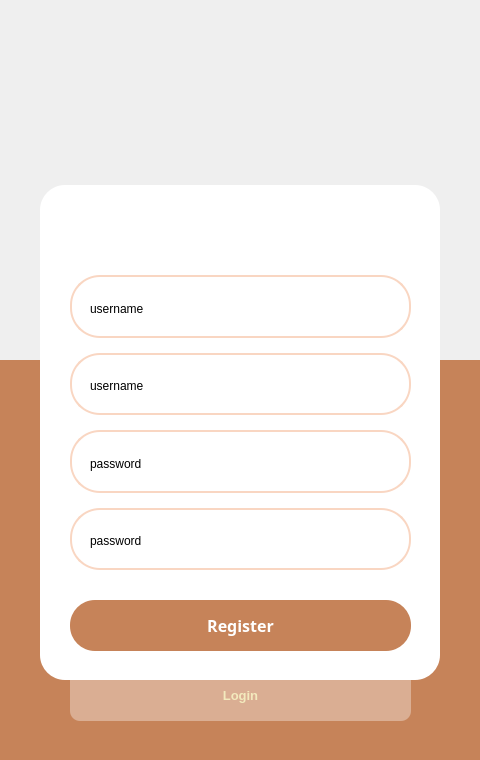
<?xml version="1.0" encoding="UTF-8"?>
<ui version="4.0">
 <class>Login</class>
 <widget class="QWidget" name="Login">
  <property name="geometry">
   <rect>
    <x>0</x>
    <y>0</y>
    <width>480</width>
    <height>760</height>
   </rect>
  </property>
  <property name="windowTitle">
   <string>Form</string>
  </property>
  <property name="layoutDirection">
   <enum>Qt::LayoutDirection::LeftToRight</enum>
  </property>
  <property name="autoFillBackground">
   <bool>false</bool>
  </property>
  <property name="styleSheet">
   <string notr="true"/>
  </property>
  <widget class="QStackedWidget" name="stackedWidget">
   <property name="geometry">
    <rect>
     <x>0</x>
     <y>0</y>
     <width>480</width>
     <height>760</height>
    </rect>
   </property>
   <property name="currentIndex">
    <number>1</number>
   </property>
   <widget class="QWidget" name="page_1">
    <widget class="QPushButton" name="RegisterButton_1">
     <property name="geometry">
      <rect>
       <x>70</x>
       <y>670</y>
       <width>341</width>
       <height>51</height>
      </rect>
     </property>
     <property name="font">
      <font>
       <pointsize>10</pointsize>
       <bold>true</bold>
      </font>
     </property>
     <property name="styleSheet">
      <string notr="true"> QPushButton {
      background-color: rgba(255, 255, 255, 0.35);
      border: none; 
      border-radius: 10px; 
      color: #f3eabd;
      padding: 5px 10px; 
      transition: background-color 0.35s linear;
  } 
QPushButton:hover {
	   color:  #c68359;
       background-color: #f3eabd;
       border: none; 
 }</string>
     </property>
     <property name="text">
      <string>Register</string>
     </property>
    </widget>
    <widget class="QLabel" name="BgUnder_1">
     <property name="geometry">
      <rect>
       <x>0</x>
       <y>360</y>
       <width>480</width>
       <height>400</height>
      </rect>
     </property>
     <property name="styleSheet">
      <string notr="true">QLabel {
	background-color: #c68359;
}</string>
     </property>
     <property name="text">
      <string/>
     </property>
    </widget>
    <widget class="QLabel" name="BgBelow_1">
     <property name="geometry">
      <rect>
       <x>0</x>
       <y>0</y>
       <width>480</width>
       <height>360</height>
      </rect>
     </property>
     <property name="text">
      <string/>
     </property>
     <property name="alignment">
      <set>Qt::AlignmentFlag::AlignCenter</set>
     </property>
    </widget>
    <widget class="QGroupBox" name="groupBox_1">
     <property name="geometry">
      <rect>
       <x>40</x>
       <y>300</y>
       <width>400</width>
       <height>380</height>
      </rect>
     </property>
     <property name="font">
      <font>
       <family>Segoe UI</family>
       <pointsize>9</pointsize>
       <italic>false</italic>
       <bold>false</bold>
      </font>
     </property>
     <property name="autoFillBackground">
      <bool>false</bool>
     </property>
     <property name="styleSheet">
      <string notr="true">QGroupBox {
   border: none;             
   border-radius: 25px;           
   background-color: white;        
   margin-top: 5px;                
}


</string>
     </property>
     <property name="title">
      <string/>
     </property>
     <property name="alignment">
      <set>Qt::AlignmentFlag::AlignCenter</set>
     </property>
     <widget class="QPushButton" name="LoginButton_1">
      <property name="geometry">
       <rect>
        <x>30</x>
        <y>290</y>
        <width>341</width>
        <height>51</height>
       </rect>
      </property>
      <property name="font">
       <font>
        <family>Segoe UI Semibold</family>
        <pointsize>12</pointsize>
        <bold>true</bold>
       </font>
      </property>
      <property name="styleSheet">
       <string notr="true">QPushButton {
		color: white;
		border: none;
		border-radius: 25px;
		background-color: #c68359;
}
QPushButton:hover {
		color: #c68359;
		border: 2px solid #c68359;
		background-color: white;
}</string>
      </property>
      <property name="text">
       <string>Login</string>
      </property>
     </widget>
     <widget class="QLabel" name="Logo_1">
      <property name="geometry">
       <rect>
        <x>160</x>
        <y>20</y>
        <width>80</width>
        <height>60</height>
       </rect>
      </property>
      <property name="text">
       <string/>
      </property>
     </widget>
     <widget class="QWidget" name="layoutWidget_3">
      <property name="geometry">
       <rect>
        <x>30</x>
        <y>90</y>
        <width>341</width>
        <height>154</height>
       </rect>
      </property>
      <layout class="QVBoxLayout" name="verticalLayout_1">
       <property name="spacing">
        <number>10</number>
       </property>
       <item>
        <widget class="QGroupBox" name="usernameGB_1">
         <property name="styleSheet">
          <string notr="true">QGroupBox {
	   border: 2px solid #f9d6c2;
  	   border-radius: 30px;
       background-color: transparent;
} </string>
         </property>
         <property name="title">
          <string/>
         </property>
         <property name="flat">
          <bool>true</bool>
         </property>
         <property name="checkable">
          <bool>false</bool>
         </property>
         <layout class="QHBoxLayout" name="horizontalLayout_5">
          <property name="leftMargin">
           <number>20</number>
          </property>
          <property name="topMargin">
           <number>16</number>
          </property>
          <property name="rightMargin">
           <number>20</number>
          </property>
          <property name="bottomMargin">
           <number>12</number>
          </property>
          <item>
           <widget class="QLabel" name="username_1">
            <property name="text">
             <string>username</string>
            </property>
           </widget>
          </item>
          <item>
           <widget class="QLineEdit" name="userLine_1">
            <property name="minimumSize">
             <size>
              <width>0</width>
              <height>30</height>
             </size>
            </property>
            <property name="autoFillBackground">
             <bool>false</bool>
            </property>
            <property name="styleSheet">
             <string notr="true">QLineEdit {
	border: none;
	font-size: 16px;
	background: transparent;
	color: black;
}</string>
            </property>
            <property name="text">
             <string/>
            </property>
           </widget>
          </item>
         </layout>
        </widget>
       </item>
       <item>
        <widget class="QGroupBox" name="passwordGB_1">
         <property name="styleSheet">
          <string notr="true">QGroupBox {
	   border: 2px solid #f9d6c2;
  	   border-radius: 30px;
       background-color: transparent;
} </string>
         </property>
         <property name="title">
          <string/>
         </property>
         <layout class="QHBoxLayout" name="horizontalLayout_6">
          <property name="leftMargin">
           <number>20</number>
          </property>
          <property name="topMargin">
           <number>16</number>
          </property>
          <property name="rightMargin">
           <number>20</number>
          </property>
          <property name="bottomMargin">
           <number>12</number>
          </property>
          <item>
           <widget class="QLabel" name="password_1">
            <property name="text">
             <string>password</string>
            </property>
           </widget>
          </item>
          <item>
           <widget class="QLineEdit" name="passLine_1">
            <property name="minimumSize">
             <size>
              <width>0</width>
              <height>30</height>
             </size>
            </property>
            <property name="styleSheet">
             <string notr="true">QLineEdit {
	border: none;
	font-size: 16px;
	background: transparent;
	color: black;
}</string>
            </property>
           </widget>
          </item>
         </layout>
        </widget>
       </item>
      </layout>
     </widget>
    </widget>
    <zorder>BgUnder_1</zorder>
    <zorder>RegisterButton_1</zorder>
    <zorder>BgBelow_1</zorder>
    <zorder>groupBox_1</zorder>
   </widget>
   <widget class="QWidget" name="page_2">
    <widget class="QLabel" name="BgUnder_2">
     <property name="geometry">
      <rect>
       <x>0</x>
       <y>360</y>
       <width>480</width>
       <height>400</height>
      </rect>
     </property>
     <property name="styleSheet">
      <string notr="true">QLabel {
	background-color: #c68359;
}</string>
     </property>
     <property name="text">
      <string/>
     </property>
    </widget>
    <widget class="QGroupBox" name="groupBox_2">
     <property name="geometry">
      <rect>
       <x>40</x>
       <y>180</y>
       <width>400</width>
       <height>500</height>
      </rect>
     </property>
     <property name="font">
      <font>
       <family>Segoe UI</family>
       <pointsize>9</pointsize>
       <italic>false</italic>
       <bold>false</bold>
      </font>
     </property>
     <property name="autoFillBackground">
      <bool>false</bool>
     </property>
     <property name="styleSheet">
      <string notr="true">QGroupBox {
   border: none;             
   border-radius: 25px;           
   background-color: white;        
   margin-top: 5px;                
}


</string>
     </property>
     <property name="title">
      <string/>
     </property>
     <property name="alignment">
      <set>Qt::AlignmentFlag::AlignCenter</set>
     </property>
     <widget class="QPushButton" name="RegisterButton_2">
      <property name="geometry">
       <rect>
        <x>30</x>
        <y>420</y>
        <width>341</width>
        <height>51</height>
       </rect>
      </property>
      <property name="font">
       <font>
        <family>Segoe UI Semibold</family>
        <pointsize>12</pointsize>
        <bold>true</bold>
       </font>
      </property>
      <property name="styleSheet">
       <string notr="true">QPushButton {
		color: white;
		border: none;
		border-radius: 25px;
		background-color: #c68359;
}
QPushButton:hover {
		color: #c68359;
		border: 2px solid #c68359;
		background-color: white;
}</string>
      </property>
      <property name="text">
       <string>Register</string>
      </property>
     </widget>
     <widget class="QLabel" name="Logo_2">
      <property name="geometry">
       <rect>
        <x>160</x>
        <y>20</y>
        <width>80</width>
        <height>60</height>
       </rect>
      </property>
      <property name="text">
       <string/>
      </property>
     </widget>
     <widget class="QWidget" name="layoutWidget_5">
      <property name="geometry">
       <rect>
        <x>30</x>
        <y>90</y>
        <width>341</width>
        <height>300</height>
       </rect>
      </property>
      <layout class="QVBoxLayout" name="verticalLayout_2">
       <property name="spacing">
        <number>10</number>
       </property>
       <item>
        <widget class="QGroupBox" name="usernameGB_2">
         <property name="styleSheet">
          <string notr="true">QGroupBox {
	   border: 2px solid #f9d6c2;
  	   border-radius: 30px;
       background-color: transparent;
} </string>
         </property>
         <property name="title">
          <string/>
         </property>
         <property name="flat">
          <bool>true</bool>
         </property>
         <property name="checkable">
          <bool>false</bool>
         </property>
         <layout class="QHBoxLayout" name="horizontalLayout_9">
          <property name="spacing">
           <number>10</number>
          </property>
          <property name="leftMargin">
           <number>20</number>
          </property>
          <property name="topMargin">
           <number>16</number>
          </property>
          <property name="rightMargin">
           <number>20</number>
          </property>
          <property name="bottomMargin">
           <number>12</number>
          </property>
          <item>
           <widget class="QLabel" name="username_2">
            <property name="text">
             <string>username</string>
            </property>
           </widget>
          </item>
          <item>
           <widget class="QLineEdit" name="userLine_2">
            <property name="minimumSize">
             <size>
              <width>0</width>
              <height>30</height>
             </size>
            </property>
            <property name="autoFillBackground">
             <bool>false</bool>
            </property>
            <property name="styleSheet">
             <string notr="true">QLineEdit {
	border: none;
	font-size: 16px;
	background: transparent;
	color: black;
}</string>
            </property>
            <property name="text">
             <string/>
            </property>
           </widget>
          </item>
         </layout>
        </widget>
       </item>
       <item>
        <widget class="QGroupBox" name="EmailGB">
         <property name="styleSheet">
          <string notr="true">QGroupBox {
	   border: 2px solid #f9d6c2;
  	   border-radius: 30px;
       background-color: transparent;
} </string>
         </property>
         <property name="title">
          <string/>
         </property>
         <property name="flat">
          <bool>true</bool>
         </property>
         <property name="checkable">
          <bool>false</bool>
         </property>
         <layout class="QHBoxLayout" name="horizontalLayout_13">
          <property name="spacing">
           <number>10</number>
          </property>
          <property name="leftMargin">
           <number>20</number>
          </property>
          <property name="topMargin">
           <number>16</number>
          </property>
          <property name="rightMargin">
           <number>10</number>
          </property>
          <property name="bottomMargin">
           <number>12</number>
          </property>
          <item alignment="Qt::AlignmentFlag::AlignLeft">
           <widget class="QLabel" name="email">
            <property name="text">
             <string>username</string>
            </property>
           </widget>
          </item>
          <item>
           <widget class="QLineEdit" name="emailLine">
            <property name="minimumSize">
             <size>
              <width>0</width>
              <height>30</height>
             </size>
            </property>
            <property name="autoFillBackground">
             <bool>false</bool>
            </property>
            <property name="styleSheet">
             <string notr="true">QLineEdit {
	border: none;
	font-size: 16px;
	background: transparent;
	color: black;
}</string>
            </property>
            <property name="text">
             <string/>
            </property>
           </widget>
          </item>
         </layout>
        </widget>
       </item>
       <item>
        <widget class="QGroupBox" name="passwordGB_2">
         <property name="styleSheet">
          <string notr="true">QGroupBox {
	   border: 2px solid #f9d6c2;
  	   border-radius: 30px;
       background-color: transparent;
} </string>
         </property>
         <property name="title">
          <string/>
         </property>
         <layout class="QHBoxLayout" name="horizontalLayout_12">
          <property name="leftMargin">
           <number>20</number>
          </property>
          <property name="topMargin">
           <number>16</number>
          </property>
          <property name="rightMargin">
           <number>20</number>
          </property>
          <property name="bottomMargin">
           <number>12</number>
          </property>
          <item>
           <widget class="QLabel" name="password_2">
            <property name="text">
             <string>password</string>
            </property>
           </widget>
          </item>
          <item>
           <widget class="QLineEdit" name="passLine_2">
            <property name="minimumSize">
             <size>
              <width>0</width>
              <height>30</height>
             </size>
            </property>
            <property name="styleSheet">
             <string notr="true">QLineEdit {
	border: none;
	font-size: 16px;
	background: transparent;
	color: black;
}</string>
            </property>
           </widget>
          </item>
         </layout>
        </widget>
       </item>
       <item>
        <widget class="QGroupBox" name="confirmPasswordGB">
         <property name="styleSheet">
          <string notr="true">QGroupBox {
	   border: 2px solid #f9d6c2;
  	   border-radius: 30px;
       background-color: transparent;
} </string>
         </property>
         <property name="title">
          <string/>
         </property>
         <layout class="QHBoxLayout" name="horizontalLayout_10">
          <property name="leftMargin">
           <number>20</number>
          </property>
          <property name="topMargin">
           <number>16</number>
          </property>
          <property name="rightMargin">
           <number>10</number>
          </property>
          <property name="bottomMargin">
           <number>12</number>
          </property>
          <item>
           <widget class="QLabel" name="confirmPass">
            <property name="text">
             <string>password</string>
            </property>
           </widget>
          </item>
          <item>
           <widget class="QLineEdit" name="confimPassLine">
            <property name="minimumSize">
             <size>
              <width>0</width>
              <height>30</height>
             </size>
            </property>
            <property name="styleSheet">
             <string notr="true">QLineEdit {
	border: none;
	font-size: 16px;
	background: transparent;
	color: black;
}</string>
            </property>
           </widget>
          </item>
         </layout>
        </widget>
       </item>
      </layout>
     </widget>
    </widget>
    <widget class="QLabel" name="BgBelow_2">
     <property name="geometry">
      <rect>
       <x>0</x>
       <y>0</y>
       <width>480</width>
       <height>360</height>
      </rect>
     </property>
     <property name="text">
      <string/>
     </property>
     <property name="alignment">
      <set>Qt::AlignmentFlag::AlignCenter</set>
     </property>
    </widget>
    <widget class="QPushButton" name="LoginButton_2">
     <property name="geometry">
      <rect>
       <x>70</x>
       <y>670</y>
       <width>341</width>
       <height>51</height>
      </rect>
     </property>
     <property name="font">
      <font>
       <pointsize>10</pointsize>
       <bold>true</bold>
      </font>
     </property>
     <property name="styleSheet">
      <string notr="true"> QPushButton {
      background-color: rgba(255, 255, 255, 0.35);
      border: none; 
      border-radius: 10px; 
      color: #f3eabd;
      padding: 5px 10px; 
      transition: background-color 0.35s linear;
  } 
QPushButton:hover {
	   color:  #c68359;
       background-color: #f3eabd;
       border: none; 
 }</string>
     </property>
     <property name="text">
      <string>Login</string>
     </property>
    </widget>
    <zorder>BgUnder_2</zorder>
    <zorder>BgBelow_2</zorder>
    <zorder>LoginButton_2</zorder>
    <zorder>groupBox_2</zorder>
   </widget>
  </widget>
 </widget>
 <resources/>
 <connections/>
</ui>
